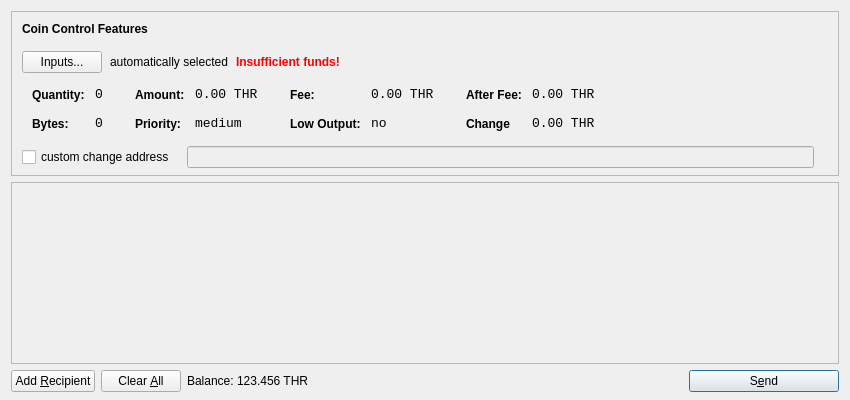
<?xml version="1.0" encoding="UTF-8"?>
<ui version="4.0">
 <class>SendCoinsDialog</class>
 <widget class="QDialog" name="SendCoinsDialog">
  <property name="geometry">
   <rect>
    <x>0</x>
    <y>0</y>
    <width>850</width>
    <height>400</height>
   </rect>
  </property>
  <property name="windowTitle">
   <string>Send Coins</string>
  </property>
  <layout class="QVBoxLayout" name="verticalLayout" stretch="0,1,0">
   <property name="bottomMargin">
    <number>8</number>
   </property>
   <item>
    <widget class="QFrame" name="frameCoinControl">
     <property name="sizePolicy">
      <sizepolicy hsizetype="Expanding" vsizetype="Expanding">
       <horstretch>0</horstretch>
       <verstretch>0</verstretch>
      </sizepolicy>
     </property>
     <property name="maximumSize">
      <size>
       <width>16777215</width>
       <height>16777215</height>
      </size>
     </property>
     <property name="frameShape">
      <enum>QFrame::StyledPanel</enum>
     </property>
     <property name="frameShadow">
      <enum>QFrame::Sunken</enum>
     </property>
     <layout class="QVBoxLayout" name="verticalLayoutCoinControl2">
      <property name="spacing">
       <number>-1</number>
      </property>
      <property name="leftMargin">
       <number>0</number>
      </property>
      <property name="topMargin">
       <number>0</number>
      </property>
      <property name="rightMargin">
       <number>0</number>
      </property>
      <property name="bottomMargin">
       <number>6</number>
      </property>
      <item>
       <layout class="QVBoxLayout" name="verticalLayoutCoinControl" stretch="0,0,0,0,1">
        <property name="spacing">
         <number>0</number>
        </property>
        <property name="leftMargin">
         <number>10</number>
        </property>
        <property name="topMargin">
         <number>10</number>
        </property>
        <item>
         <layout class="QHBoxLayout" name="horizontalLayoutCoinControl1">
          <property name="bottomMargin">
           <number>15</number>
          </property>
          <item>
           <widget class="QLabel" name="labelCoinControlFeatures">
            <property name="sizePolicy">
             <sizepolicy hsizetype="Preferred" vsizetype="Maximum">
              <horstretch>0</horstretch>
              <verstretch>0</verstretch>
             </sizepolicy>
            </property>
            <property name="font">
             <font>
              <weight>75</weight>
              <bold>true</bold>
             </font>
            </property>
            <property name="styleSheet">
             <string notr="true">font-weight:bold;</string>
            </property>
            <property name="text">
             <string>Coin Control Features</string>
            </property>
           </widget>
          </item>
         </layout>
        </item>
        <item>
         <layout class="QHBoxLayout" name="horizontalLayoutCoinControl2" stretch="0,0,0,0">
          <property name="spacing">
           <number>8</number>
          </property>
          <property name="bottomMargin">
           <number>10</number>
          </property>
          <item>
           <widget class="QPushButton" name="pushButtonCoinControl">
            <property name="styleSheet">
             <string notr="true"/>
            </property>
            <property name="text">
             <string>Inputs...</string>
            </property>
           </widget>
          </item>
          <item>
           <widget class="QLabel" name="labelCoinControlAutomaticallySelected">
            <property name="text">
             <string>automatically selected</string>
            </property>
            <property name="margin">
             <number>5</number>
            </property>
           </widget>
          </item>
          <item>
           <widget class="QLabel" name="labelCoinControlInsuffFunds">
            <property name="font">
             <font>
              <weight>75</weight>
              <bold>true</bold>
             </font>
            </property>
            <property name="styleSheet">
             <string notr="true">color:red;font-weight:bold;</string>
            </property>
            <property name="text">
             <string>Insufficient funds!</string>
            </property>
            <property name="margin">
             <number>5</number>
            </property>
           </widget>
          </item>
          <item>
           <spacer name="horizontalSpacerCoinControl">
            <property name="orientation">
             <enum>Qt::Horizontal</enum>
            </property>
            <property name="sizeHint" stdset="0">
             <size>
              <width>40</width>
              <height>1</height>
             </size>
            </property>
           </spacer>
          </item>
         </layout>
        </item>
        <item>
         <widget class="QWidget" name="widgetCoinControl" native="true">
          <property name="sizePolicy">
           <sizepolicy hsizetype="Preferred" vsizetype="Preferred">
            <horstretch>0</horstretch>
            <verstretch>0</verstretch>
           </sizepolicy>
          </property>
          <property name="minimumSize">
           <size>
            <width>0</width>
            <height>0</height>
           </size>
          </property>
          <property name="styleSheet">
           <string notr="true"/>
          </property>
          <layout class="QHBoxLayout" name="horizontalLayoutCoinControl5">
           <property name="margin">
            <number>0</number>
           </property>
           <item>
            <layout class="QHBoxLayout" name="horizontalLayoutCoinControl3" stretch="0,0,0,1">
             <property name="spacing">
              <number>20</number>
             </property>
             <property name="topMargin">
              <number>0</number>
             </property>
             <property name="bottomMargin">
              <number>10</number>
             </property>
             <item>
              <layout class="QFormLayout" name="formLayoutCoinControl1">
               <property name="horizontalSpacing">
                <number>10</number>
               </property>
               <property name="verticalSpacing">
                <number>14</number>
               </property>
               <property name="leftMargin">
                <number>10</number>
               </property>
               <property name="topMargin">
                <number>4</number>
               </property>
               <property name="rightMargin">
                <number>6</number>
               </property>
               <item row="0" column="0">
                <widget class="QLabel" name="labelCoinControlQuantityText">
                 <property name="styleSheet">
                  <string notr="true">font-weight:bold;</string>
                 </property>
                 <property name="text">
                  <string>Quantity:</string>
                 </property>
                 <property name="margin">
                  <number>0</number>
                 </property>
                </widget>
               </item>
               <item row="0" column="1">
                <widget class="QLabel" name="labelCoinControlQuantity">
                 <property name="font">
                  <font>
                   <family>Monospace</family>
                   <pointsize>10</pointsize>
                  </font>
                 </property>
                 <property name="cursor">
                  <cursorShape>IBeamCursor</cursorShape>
                 </property>
                 <property name="contextMenuPolicy">
                  <enum>Qt::ActionsContextMenu</enum>
                 </property>
                 <property name="text">
                  <string>0</string>
                 </property>
                 <property name="margin">
                  <number>0</number>
                 </property>
                 <property name="textInteractionFlags">
                  <set>Qt::LinksAccessibleByMouse|Qt::TextSelectableByKeyboard|Qt::TextSelectableByMouse</set>
                 </property>
                </widget>
               </item>
               <item row="1" column="0">
                <widget class="QLabel" name="labelCoinControlBytesText">
                 <property name="styleSheet">
                  <string notr="true">font-weight:bold;</string>
                 </property>
                 <property name="text">
                  <string>Bytes:</string>
                 </property>
                </widget>
               </item>
               <item row="1" column="1">
                <widget class="QLabel" name="labelCoinControlBytes">
                 <property name="font">
                  <font>
                   <family>Monospace</family>
                   <pointsize>10</pointsize>
                  </font>
                 </property>
                 <property name="cursor">
                  <cursorShape>IBeamCursor</cursorShape>
                 </property>
                 <property name="contextMenuPolicy">
                  <enum>Qt::ActionsContextMenu</enum>
                 </property>
                 <property name="text">
                  <string>0</string>
                 </property>
                 <property name="textInteractionFlags">
                  <set>Qt::LinksAccessibleByMouse|Qt::TextSelectableByKeyboard|Qt::TextSelectableByMouse</set>
                 </property>
                </widget>
               </item>
              </layout>
             </item>
             <item>
              <layout class="QFormLayout" name="formLayoutCoinControl2">
               <property name="horizontalSpacing">
                <number>10</number>
               </property>
               <property name="verticalSpacing">
                <number>14</number>
               </property>
               <property name="leftMargin">
                <number>6</number>
               </property>
               <property name="topMargin">
                <number>4</number>
               </property>
               <property name="rightMargin">
                <number>6</number>
               </property>
               <item row="0" column="0">
                <widget class="QLabel" name="labelCoinControlAmountText">
                 <property name="styleSheet">
                  <string notr="true">font-weight:bold;</string>
                 </property>
                 <property name="text">
                  <string>Amount:</string>
                 </property>
                 <property name="margin">
                  <number>0</number>
                 </property>
                </widget>
               </item>
               <item row="0" column="1">
                <widget class="QLabel" name="labelCoinControlAmount">
                 <property name="font">
                  <font>
                   <family>Monospace</family>
                   <pointsize>10</pointsize>
                  </font>
                 </property>
                 <property name="cursor">
                  <cursorShape>IBeamCursor</cursorShape>
                 </property>
                 <property name="contextMenuPolicy">
                  <enum>Qt::ActionsContextMenu</enum>
                 </property>
                 <property name="text">
                  <string>0.00 THR</string>
                 </property>
                 <property name="textInteractionFlags">
                  <set>Qt::LinksAccessibleByMouse|Qt::TextSelectableByKeyboard|Qt::TextSelectableByMouse</set>
                 </property>
                </widget>
               </item>
               <item row="1" column="0">
                <widget class="QLabel" name="labelCoinControlPriorityText">
                 <property name="styleSheet">
                  <string notr="true">font-weight:bold;</string>
                 </property>
                 <property name="text">
                  <string>Priority:</string>
                 </property>
                </widget>
               </item>
               <item row="1" column="1">
                <widget class="QLabel" name="labelCoinControlPriority">
                 <property name="font">
                  <font>
                   <family>Monospace</family>
                   <pointsize>10</pointsize>
                  </font>
                 </property>
                 <property name="cursor">
                  <cursorShape>IBeamCursor</cursorShape>
                 </property>
                 <property name="contextMenuPolicy">
                  <enum>Qt::ActionsContextMenu</enum>
                 </property>
                 <property name="text">
                  <string>medium</string>
                 </property>
                 <property name="textInteractionFlags">
                  <set>Qt::LinksAccessibleByMouse|Qt::TextSelectableByKeyboard|Qt::TextSelectableByMouse</set>
                 </property>
                </widget>
               </item>
              </layout>
             </item>
             <item>
              <layout class="QFormLayout" name="formLayoutCoinControl3">
               <property name="horizontalSpacing">
                <number>10</number>
               </property>
               <property name="verticalSpacing">
                <number>14</number>
               </property>
               <property name="leftMargin">
                <number>6</number>
               </property>
               <property name="topMargin">
                <number>4</number>
               </property>
               <property name="rightMargin">
                <number>6</number>
               </property>
               <item row="0" column="0">
                <widget class="QLabel" name="labelCoinControlFeeText">
                 <property name="styleSheet">
                  <string notr="true">font-weight:bold;</string>
                 </property>
                 <property name="text">
                  <string>Fee:</string>
                 </property>
                 <property name="margin">
                  <number>0</number>
                 </property>
                </widget>
               </item>
               <item row="0" column="1">
                <widget class="QLabel" name="labelCoinControlFee">
                 <property name="font">
                  <font>
                   <family>Monospace</family>
                   <pointsize>10</pointsize>
                  </font>
                 </property>
                 <property name="cursor">
                  <cursorShape>IBeamCursor</cursorShape>
                 </property>
                 <property name="contextMenuPolicy">
                  <enum>Qt::ActionsContextMenu</enum>
                 </property>
                 <property name="text">
                  <string>0.00 THR</string>
                 </property>
                 <property name="textInteractionFlags">
                  <set>Qt::LinksAccessibleByMouse|Qt::TextSelectableByKeyboard|Qt::TextSelectableByMouse</set>
                 </property>
                </widget>
               </item>
               <item row="1" column="0">
                <widget class="QLabel" name="labelCoinControlLowOutputText">
                 <property name="styleSheet">
                  <string notr="true">font-weight:bold;</string>
                 </property>
                 <property name="text">
                  <string>Low Output:</string>
                 </property>
                </widget>
               </item>
               <item row="1" column="1">
                <widget class="QLabel" name="labelCoinControlLowOutput">
                 <property name="font">
                  <font>
                   <family>Monospace</family>
                   <pointsize>10</pointsize>
                  </font>
                 </property>
                 <property name="cursor">
                  <cursorShape>IBeamCursor</cursorShape>
                 </property>
                 <property name="contextMenuPolicy">
                  <enum>Qt::ActionsContextMenu</enum>
                 </property>
                 <property name="text">
                  <string>no</string>
                 </property>
                 <property name="textInteractionFlags">
                  <set>Qt::LinksAccessibleByMouse|Qt::TextSelectableByKeyboard|Qt::TextSelectableByMouse</set>
                 </property>
                </widget>
               </item>
              </layout>
             </item>
             <item>
              <layout class="QFormLayout" name="formLayoutCoinControl4">
               <property name="horizontalSpacing">
                <number>10</number>
               </property>
               <property name="verticalSpacing">
                <number>14</number>
               </property>
               <property name="leftMargin">
                <number>6</number>
               </property>
               <property name="topMargin">
                <number>4</number>
               </property>
               <property name="rightMargin">
                <number>6</number>
               </property>
               <item row="0" column="0">
                <widget class="QLabel" name="labelCoinControlAfterFeeText">
                 <property name="styleSheet">
                  <string notr="true">font-weight:bold;</string>
                 </property>
                 <property name="text">
                  <string>After Fee:</string>
                 </property>
                 <property name="margin">
                  <number>0</number>
                 </property>
                </widget>
               </item>
               <item row="0" column="1">
                <widget class="QLabel" name="labelCoinControlAfterFee">
                 <property name="font">
                  <font>
                   <family>Monospace</family>
                   <pointsize>10</pointsize>
                  </font>
                 </property>
                 <property name="cursor">
                  <cursorShape>IBeamCursor</cursorShape>
                 </property>
                 <property name="contextMenuPolicy">
                  <enum>Qt::ActionsContextMenu</enum>
                 </property>
                 <property name="text">
                  <string>0.00 THR</string>
                 </property>
                 <property name="textInteractionFlags">
                  <set>Qt::LinksAccessibleByMouse|Qt::TextSelectableByKeyboard|Qt::TextSelectableByMouse</set>
                 </property>
                </widget>
               </item>
               <item row="1" column="0">
                <widget class="QLabel" name="labelCoinControlChangeText">
                 <property name="styleSheet">
                  <string notr="true">font-weight:bold;</string>
                 </property>
                 <property name="text">
                  <string>Change</string>
                 </property>
                </widget>
               </item>
               <item row="1" column="1">
                <widget class="QLabel" name="labelCoinControlChange">
                 <property name="font">
                  <font>
                   <family>Monospace</family>
                   <pointsize>10</pointsize>
                  </font>
                 </property>
                 <property name="cursor">
                  <cursorShape>IBeamCursor</cursorShape>
                 </property>
                 <property name="contextMenuPolicy">
                  <enum>Qt::ActionsContextMenu</enum>
                 </property>
                 <property name="text">
                  <string>0.00 THR</string>
                 </property>
                 <property name="textInteractionFlags">
                  <set>Qt::LinksAccessibleByMouse|Qt::TextSelectableByKeyboard|Qt::TextSelectableByMouse</set>
                 </property>
                </widget>
               </item>
              </layout>
             </item>
            </layout>
           </item>
          </layout>
         </widget>
        </item>
        <item>
         <layout class="QHBoxLayout" name="horizontalLayoutCoinControl4" stretch="0,0,0">
          <property name="spacing">
           <number>12</number>
          </property>
          <property name="sizeConstraint">
           <enum>QLayout::SetDefaultConstraint</enum>
          </property>
          <property name="topMargin">
           <number>5</number>
          </property>
          <property name="rightMargin">
           <number>5</number>
          </property>
          <item>
           <widget class="QCheckBox" name="checkBoxCoinControlChange">
            <property name="text">
             <string>custom change address</string>
            </property>
           </widget>
          </item>
          <item>
           <widget class="QLineEdit" name="lineEditCoinControlChange">
            <property name="enabled">
             <bool>false</bool>
            </property>
            <property name="sizePolicy">
             <sizepolicy hsizetype="Expanding" vsizetype="Fixed">
              <horstretch>0</horstretch>
              <verstretch>0</verstretch>
             </sizepolicy>
            </property>
           </widget>
          </item>
          <item>
           <widget class="QLabel" name="labelCoinControlChangeLabel">
            <property name="sizePolicy">
             <sizepolicy hsizetype="Preferred" vsizetype="Expanding">
              <horstretch>0</horstretch>
              <verstretch>0</verstretch>
             </sizepolicy>
            </property>
            <property name="minimumSize">
             <size>
              <width>0</width>
              <height>0</height>
             </size>
            </property>
            <property name="text">
             <string/>
            </property>
            <property name="margin">
             <number>3</number>
            </property>
           </widget>
          </item>
         </layout>
        </item>
        <item>
         <spacer name="verticalSpacerCoinControl">
          <property name="orientation">
           <enum>Qt::Vertical</enum>
          </property>
          <property name="sizeHint" stdset="0">
           <size>
            <width>800</width>
            <height>1</height>
           </size>
          </property>
         </spacer>
        </item>
       </layout>
      </item>
     </layout>
    </widget>
   </item>
   <item>
    <widget class="QScrollArea" name="scrollArea">
     <property name="widgetResizable">
      <bool>true</bool>
     </property>
     <widget class="QWidget" name="scrollAreaWidgetContents">
      <property name="geometry">
       <rect>
        <x>0</x>
        <y>0</y>
        <width>830</width>
        <height>165</height>
       </rect>
      </property>
      <layout class="QVBoxLayout" name="verticalLayout_2">
       <property name="margin">
        <number>0</number>
       </property>
       <item>
        <layout class="QVBoxLayout" name="entries">
         <property name="spacing">
          <number>6</number>
         </property>
        </layout>
       </item>
       <item>
        <spacer name="verticalSpacer">
         <property name="orientation">
          <enum>Qt::Vertical</enum>
         </property>
         <property name="sizeHint" stdset="0">
          <size>
           <width>20</width>
           <height>40</height>
          </size>
         </property>
        </spacer>
       </item>
      </layout>
     </widget>
    </widget>
   </item>
   <item>
    <layout class="QHBoxLayout" name="horizontalLayout">
     <item>
      <widget class="QPushButton" name="addButton">
       <property name="toolTip">
        <string>Send to multiple recipients at once</string>
       </property>
       <property name="text">
        <string>Add &amp;Recipient</string>
       </property>
       <property name="icon">
        <iconset resource="../bitcoin.qrc">
         <normaloff>:/icons/add</normaloff>:/icons/add</iconset>
       </property>
       <property name="autoDefault">
        <bool>false</bool>
       </property>
      </widget>
     </item>
     <item>
      <widget class="QPushButton" name="clearButton">
       <property name="sizePolicy">
        <sizepolicy hsizetype="Minimum" vsizetype="Fixed">
         <horstretch>0</horstretch>
         <verstretch>0</verstretch>
        </sizepolicy>
       </property>
       <property name="toolTip">
        <string>Remove all transaction fields</string>
       </property>
       <property name="text">
        <string>Clear &amp;All</string>
       </property>
       <property name="icon">
        <iconset resource="../bitcoin.qrc">
         <normaloff>:/icons/remove</normaloff>:/icons/remove</iconset>
       </property>
       <property name="autoRepeatDelay">
        <number>300</number>
       </property>
       <property name="autoDefault">
        <bool>false</bool>
       </property>
      </widget>
     </item>
     <item>
      <layout class="QHBoxLayout" name="horizontalLayout_2">
       <property name="spacing">
        <number>3</number>
       </property>
       <item>
        <widget class="QLabel" name="label">
         <property name="sizePolicy">
          <sizepolicy hsizetype="Preferred" vsizetype="Fixed">
           <horstretch>0</horstretch>
           <verstretch>0</verstretch>
          </sizepolicy>
         </property>
         <property name="text">
          <string>Balance:</string>
         </property>
        </widget>
       </item>
       <item>
        <widget class="QLabel" name="labelBalance">
         <property name="sizePolicy">
          <sizepolicy hsizetype="Preferred" vsizetype="Fixed">
           <horstretch>0</horstretch>
           <verstretch>0</verstretch>
          </sizepolicy>
         </property>
         <property name="cursor">
          <cursorShape>IBeamCursor</cursorShape>
         </property>
         <property name="text">
          <string>123.456 THR</string>
         </property>
         <property name="textInteractionFlags">
          <set>Qt::LinksAccessibleByMouse|Qt::TextSelectableByKeyboard|Qt::TextSelectableByMouse</set>
         </property>
        </widget>
       </item>
      </layout>
     </item>
     <item>
      <spacer name="horizontalSpacer">
       <property name="orientation">
        <enum>Qt::Horizontal</enum>
       </property>
       <property name="sizeHint" stdset="0">
        <size>
         <width>40</width>
         <height>20</height>
        </size>
       </property>
      </spacer>
     </item>
     <item>
      <widget class="QPushButton" name="sendButton">
       <property name="minimumSize">
        <size>
         <width>150</width>
         <height>0</height>
        </size>
       </property>
       <property name="toolTip">
        <string>Confirm the send action</string>
       </property>
       <property name="text">
        <string>S&amp;end</string>
       </property>
       <property name="icon">
        <iconset resource="../bitcoin.qrc">
         <normaloff>:/icons/send</normaloff>:/icons/send</iconset>
       </property>
       <property name="default">
        <bool>true</bool>
       </property>
      </widget>
     </item>
    </layout>
   </item>
  </layout>
 </widget>
 <resources>
  <include location="../bitcoin.qrc"/>
 </resources>
 <connections/>
</ui>
